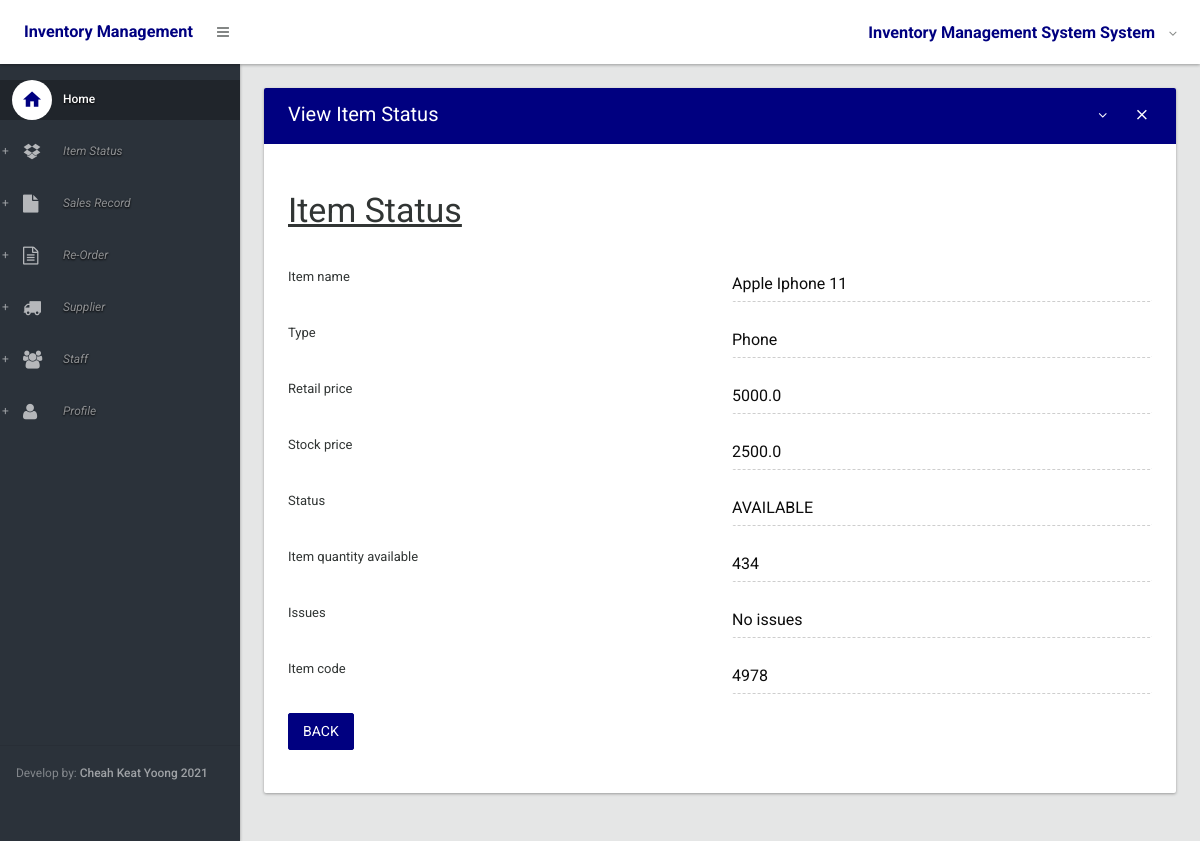
/items/view_item/4978 (signed in), run on the app's committed database.
### inventory/models.py (models this page shows, shortened)
class item_status(models.Model):
    item_code=models.AutoField(primary_key=True,unique=True)
    item_name=models.CharField(max_length=50,blank=True)
    type= models.CharField(max_length=100,blank=True)
    retail_price=models.FloatField()
    stock_price=models.FloatField(null=True)
    choices =({'AVAILABLE','Item ready to be purchased'},{'SOLD','Item Sold'},{'RESTOCKING','Item restocking in few days'})
    status=models.CharField(max_length=50,choices=choices,default="AVAILABLE") #Available,Sold, Restocking
    item_quantity_available=models.IntegerField()
    issues=models.CharField(max_length=100,default="No issues")

### inventory/views/alpha.py (the view)
# urls.py: url(r'^items/view_item/(?P<pk>\d+)$$', view_item_status_reorder, name="view_item_status_reorder"),
@login_required
def view_item_status_reorder(request, pk):
    return readonly_display_item_status(request, pk, 'reorder')

### inventory/forms.py
class view_item_statusForm(forms.ModelForm):
    item_code=forms.CharField(disabled=True)
    item_name=forms.CharField(disabled=True)
    type=forms.CharField(disabled=True)
    retail_price=forms.CharField(disabled=True)
    stock_price=forms.CharField(disabled=True)
    status=forms.CharField(disabled=True)
    item_quantity_available=forms.CharField(disabled=True)
    issues=forms.CharField(disabled=True)
    class Meta:
        model = item_status
        fields = ('item_code', 'item_name', 'type', 'retail_price','stock_price','status','item_quantity_available','issues',)

### inventory/views/alpha.py (called while the page is built)
@login_required
def readonly_display_item_status(request, pk, model):
    item = get_object_or_404(item_status, pk=pk)
    form = view_item_statusForm(request.POST,instance=item)
    if model == 'sales_record':
        model=True
    if model == 'reorder':
        model=False
    if model == 'HomeForm':
        model=None
    return render(request,'inv/view_item.html',context={'form':form,'header': 'Item Status','model':model})

### inventory/templates/inv/view_item.html (shortened to what this page needs)
{% extends 'inv/base.html' %}
{% load widget_tweaks %}
{% block body %}
         <section>
					<div class="section-body">
						<div class="row">
							<div class="col-lg-12">
								<div class="card">
									<div class="card-head style-primary">
										<header>View Item Status</header>
										<div class="tools">
											<a class="btn btn-icon-toggle btn-collapse"><i class="fa fa-angle-down"></i></a>
											<a class="btn btn-icon-toggle btn-close"><i class="md md-close"></i></a>
										</div>
									</div>
									<div class="card-body">
  <form method="POST">
    <h1><u>{{ header }}</u></h1><br>
    {% for field in form %}
     <div class="row">
    <div class="col-sm-6">
        <label for="regular2">{{ field.label }}</label>
       </div>
        <div class="col-sm-6">
         <div class="form-group floating-label">
          {{ field| add_class:'form-control' }}
          </div>
        </div>
      </div>
    {% endfor %}
    <div class="form-group row">
      <div class="col-sm-6">
      {% if model == False %}
      <a href="{% url 'display_reorder'  %}" class="btn btn-primary" role="button" aria-pressed="true" > Back</a>
      {% endif %}
      </div>
    </div>
  </form>
									</div>
								</div>
							</div>
						</div>
					</div>
				</section>
{% endblock %}

### data on the page
item_status: form "Apple Iphone 11" "Phone" "5000.0" "2500.0" "AVAILABLE" "434" "No issues" "4978"

### other printed values
{{ header }} "Item Status"
{{ field.label }} "Item name" "Type" "Retail price" "Stock price" "Status" "Item quantity available" "Issues" "Item code"
